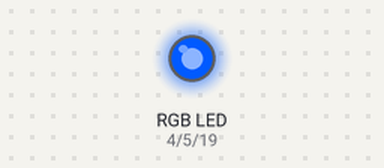
Bench run of a sketch on a simulated Arduino Uno, built with avr-gcc and run on an emulated ATmega328P. Shown: an RGB LED mixed from three pins (HIGH = lit).

Above: at 0.1 s.
At 1.6 s:
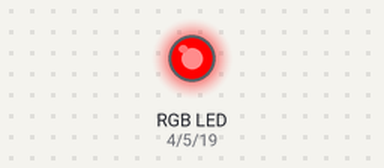
Timing chart, 0 to 40.0 s (numbered marks = the images above):
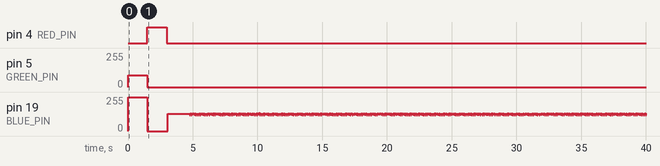

Measured:
- by itself, pin 4 (RED_PIN): LOW → HIGH at 1.5 s, → LOW 1.5 s later
- by itself, pin 5 (GREEN_PIN): 0/255 → 90/255 at 0.00 s, → 0/255 1.5 s later

The sketch:

rgb-demo.ino
```cpp
// set a macro/pseudonym for the IO port to which LED is connected
#define RED_PIN 4
#define GREEN_PIN 5
#define BLUE_PIN 19

// RGB values for some colors for testing
#define COLORA 106, 90, 205
#define COLORB 255, 0, 0
#define COLORC 37, 99, 71

// provide RGB value of colors and rgb displays that color
void setLEDColor(int r, int g, int b)
{
  // we simply set the rgb value (r,g,b) by sending a corresponding PWM signal to the respective pins.
  analogWrite(RED_PIN, r);
  analogWrite(GREEN_PIN, g);
  analogWrite(BLUE_PIN, b);
}

// cycles through all possible rgb (0-255 for each component) colors
void produceSpectrum()
{
  for (int i = 0; i < 255; i++)
  {
    for (int j = 0; j < 255; j++)
    {
      for (int k = 0; k < 255; k++)
      {
        setLEDColor(i, j, k);
      }
    }
  }
}

void setup()
{
  // set LED PINS to output mode
  pinMode(RED_PIN, OUTPUT);
  pinMode(GREEN_PIN, OUTPUT);
  pinMode(BLUE_PIN, OUTPUT);
}

void loop()
{
  setLEDColor(COLORA);
  delay(1500);
  setLEDColor(COLORB);
  delay(1500);

  produceSpectrum();
}
```
